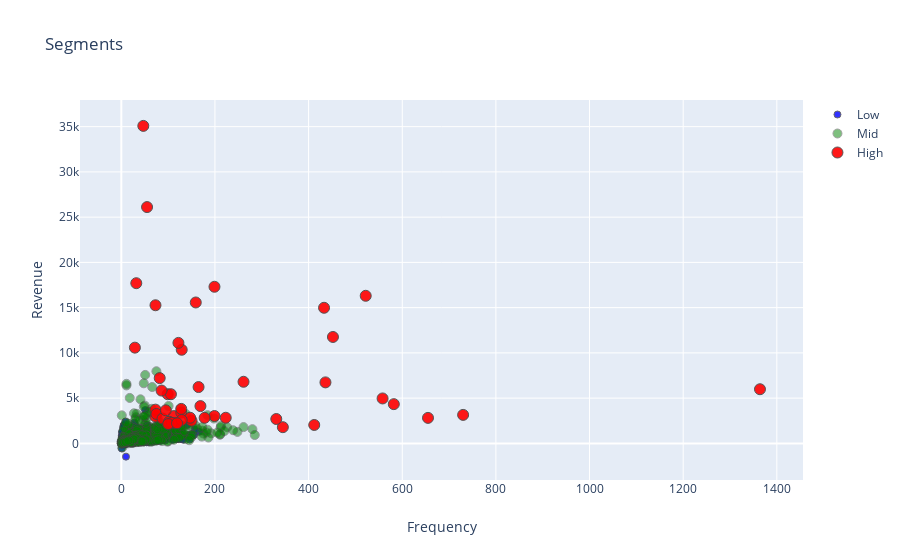

Notebook code for this chart:
### Code cell
tx_graph = tx_user.query("Revenue < 50000 and Frequency < 2000")

plot_data = [
    go.Scatter(
        x=tx_graph.query("Segment == 'Low-Value'")['Frequency'],
        y=tx_graph.query("Segment == 'Low-Value'")['Revenue'],
        mode='markers',
        name='Low',
        marker= dict(size= 7,
            line= dict(width=1),
            color= 'blue',
            opacity= 0.8
           )
    ),
        go.Scatter(
        x=tx_graph.query("Segment == 'Mid-Value'")['Frequency'],
        y=tx_graph.query("Segment == 'Mid-Value'")['Revenue'],
        mode='markers',
        name='Mid',
        marker= dict(size= 9,
            line= dict(width=1),
            color= 'green',
            opacity= 0.5
           )
    ),
        go.Scatter(
        x=tx_graph.query("Segment == 'High-Value'")['Frequency'],
        y=tx_graph.query("Segment == 'High-Value'")['Revenue'],
        mode='markers',
        name='High',
        marker= dict(size= 11,
            line= dict(width=1),
            color= 'red',
            opacity= 0.9
           )
    ),
]

plot_layout = go.Layout(
        yaxis= {'title': "Revenue"},
        xaxis= {'title': "Frequency"},
        title='Segments'
    )
fig = go.Figure(data=plot_data, layout=plot_layout)
iplot(fig)

### Figure 1 — Plotly figure (JSON) as saved in the notebook; plotly's stock layout.template omitted (floating-point values rounded to 4 significant figures; data arrays with more than 128 entries replaced by an {"elided": "..."} marker saying what was removed)
{"data": [{"marker": {"color": "blue", "line": {"width": 1}, "opacity": 0.8, "size": 7}, "mode": "markers", "name": "Low", "type": "scatter", "x": {"elided": "1174 int values"}, "y": {"elided": "1174 float values"}}, {"marker": {"color": "green", "line": {"width": 1}, "opacity": 0.5, "size": 9}, "mode": "markers", "name": "Mid", "type": "scatter", "x": {"elided": "619 int values"}, "y": {"elided": "619 float values"}}, {"marker": {"color": "red", "line": {"width": 1}, "opacity": 0.9, "size": 11}, "mode": "markers", "name": "High", "type": "scatter", "x": [412, 345, 73, 73, 150, 75, 112, 199, 128, 128, 99, 88, 169, 106, 117, 261, 102, 95, 165, 82, 178, 108, 100, 147, 129, 119, 86, 223, 655, 730, 436, 582, 331, 558, 1364, 55, 47, 29, 32, 129, 159, 122, 199, 73, 522, 452, 433], "y": [2034.0, 1791.0, 2963.0, 3729.0, 2507.0, 3252.0, 3019.0, 3027.0, 3403.0, 3813.0, 5435.0, 2740.0, 4119.0, 5434.0, 2215.0, 6809.0, 2389.0, 3655.0, 6224.0, 7213.0, 2825.0, 2273.0, 2132.0, 2833.0, 2579.0, 2227.0, 5838.0, 2834.0, 2819.0, 3149.0, 6742.0, 4337.0, 2695.0, 4966.0, 5985.0, 26110.0, 35090.0, 10580.0, 17700.0, 10350.0, 15570.0, 11110.0, 17310.0, 15260.0, 16310.0, 11760.0, 14980.0]}], "layout": {"title": {"text": "Segments"}, "xaxis": {"title": {"text": "Frequency"}}, "yaxis": {"title": {"text": "Revenue"}}}}
